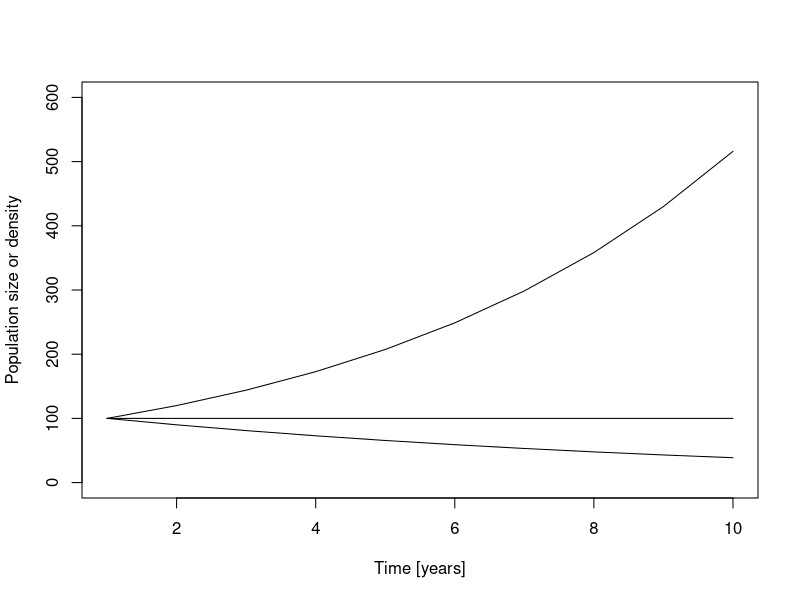
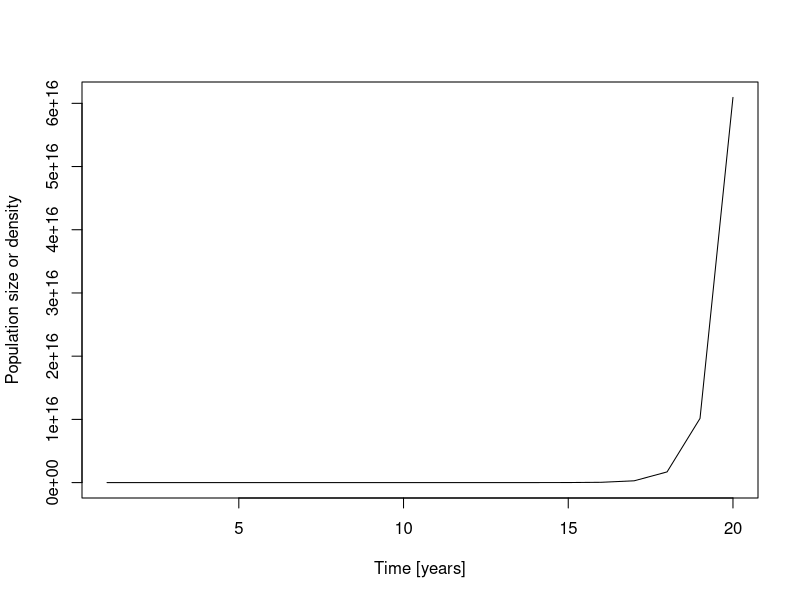

Source code (R) for these figures, in order: (Note: this script raises an error after producing the figures.)
library(sp)
install.packages('tidyverse')
library(tidyverse)
library(cowplot)

##---------------------------------------------------------------------------------------------------------------------------------------------------
# Process-based model I: geometric population growth
# simulate population growth and plot for three cases:
# 1) b > d
# 2) b == d
# 3) b < d

# initial population size
N0 = 100
# per-capita birth rate
b = 1.2
# per-capita mortality (e.g., annual plant)
d = 1
# initialise vector to store population size each year, and assign initial population size as first value
N <- NULL
N[1] <- N0

# simulate population growth for 10 year
for(t in 1:9) {
  N[t+1] = N[t] + (b-d) * N[t]
}

# b > d results
N_growing <- N
rm(N)

# b == d results
b = 1; d = 1
N <- NULL
N[1] <- N0

# simulate population growth for 10 year
for(t in 1:9) {
  N[t+1] = N[t] + (b-d) * N[t]
}
N_static <-  N
rm(N)

# b < d results
b = 0.9; d = 1
N <- NULL
N[1] <- N0

# simulate population growth for 10 year
for(t in 1:9) {
  N[t+1] = N[t] + (b-d) * N[t]
}
N_shrinking <-  N
rm(N)

N_growing
N_static
N_shrinking

# plot results
plot(x = 1:length(N_growing), y = N_growing, type = 'l',
     ylim = c(0, 600),
     xlab = 'Time [years]',
     ylab = 'Population size or density')
lines(1:length(N_static), N_static, type = 'l')
lines(1:length(N_shrinking), N_shrinking, type = 'l')

# reformulate geometric growth model with one parameter
# r = b - d

r = 5
N <- c()
N[1] <- N0

for(i in 1:19){
  N[i+1] = N[i] + r * N[i]
}

plot(x = 1:length(N), 
     y = N, type = 'l',
     xlab = 'Time [years]',
     ylab = 'Population size or density')

##---------------------------------------------------------------------------------------------------------------------------------------------------
# Stochasticity: extending models to include structured randomness.
# - Dennis et al 1995 Ecological Monographs; Hilborn & Mangel 1997 The Ecological Detective

# Demographic and environmental stochasticity are most commonly discussed forms of stochasticity in Ecology
# other types: catastrophes (e.g., Lande 1993 Am Nat); measurement or observation error (e.g., Denis et al 1991 Ecol Monographs;
# Knape & de Valpine 2011 Ecol Lett);  process error (e.g., Denis et al 1991 Ecol Monographs; Thibaut & Connolly 2020 Ecology)

# Demographic stochasticity describes realised variability in demographic processes such as births, deaths and migration due
# to their probabilistic nature (see also Clark 2009 TREE for argument that stochastic forces exist only in models; e.g., "...processes perceived
# as stochastic at one level of abstraction have explanations at another.").

# Environmental stochasticity describes variablity in extrinsic environmental conditions (e.g., due to variation in temperature,
# precipitation, wind, etc)

# Extend geometric population model to include demographic stochasticity

# We have to decide how to change our model to include stochasticity. For example, we could assume that the parameter values of both the birth
# and death processes in the geometric growth model as random draws from probability distributions.
# Here, we'll instead use the approach taken in the metacommunity model
# that we will study later today (see also Adler & Drake 2008 Am Nat, Shoemaker et al. 2020 Ecology).

# We assume N[t+1] ~ Pois(lambda = N[t] + (b-d)*N[t]),
# N[t+1], the population size next year, is a random draw from a
# Poisson distribution with lambda (i.e., the one and only parameter of the Poisson distribution)
# equal to the expected population size under our model of geometric growth.

# visual inspection of poisson distribution
?rpois()

rpois(n = 1000,
      lambda = 10)
plot(density(rpois(n = 1000,
                   lambda = 10)))
par(mfrow=c(1,2))
hist(rpois(n = 1000,
                   lambda = 10))
hist(rpois(n = 1000,
           lambda = 100))

plot(density(rpois(n = 1000,
                   lambda = 10)))
lines(density(rpois(n = 1000,
                   lambda = 100)))

# define per-capita birth rate
b = 1.2
# and per-capita mortality
d = 1

# initialise vector to store population size
N <- NULL
N[1] <- N0

# simulate population growth for 10 years
for(t in 1:9) {
  
  N[t+1] = rpois(n = 1,
                 lambda = N[t] + (b-d) * N[t])
}

plot(1:length(N_growing), N_growing, type = 'l',
     ylim = c(0, 600),
     xlab = 'Time [years]',
     ylab = 'Population size or density')
lines(1:length(N), N,
      col = 'grey')

# do multiple simulations to visualise variability more clearly
nsims = 20
nyears = 9
N_matrix = matrix(data = NA,
                  nrow = nsims,
                  ncol = nyears + 1,
                  byrow = TRUE)
# initial population
N_matrix[,1] = N0

for(sim in 1:nsims){
  # print counter to screen
  print(paste('simulation ', sim, 'of ', nsims))
  for(t in 1:nyears){
    N_matrix[sim, t+1] = rpois(n = 1,
                               lambda = N_matrix[sim, t] + (b-d) * N_matrix[sim, t])
  }
}

# plot
matplot(t(N_matrix), type = 'l')
lines(1:length(N_growing), N_growing, lwd = 3)

## Environmental stochasiticity

# To include environmental stochasticity in our model of geometric population growth, we include an extra
# term, specifically,
# N[t+1] = N[t] + (b - d)*N[t] + sigma[t] * N[t],


# sigma[t] is a time series of environmental variation (e.g., temperature), and follows
# sigma[t+1] = a*sigma[t] + c*phi[t],
# where c scales the magnitude of the environmental variation phi[t] ~ N(0,1).

# set c = (1 - a^2)^0.5, which means var(sigma) is equal for all values of a.
# a controls autocorrelation:
# 0 < a < 1 environmental fluctuations are positively correlated,
# -1 < a < 0 environmental fluctuations are negatively correlated,
# a = 0, environmental fluctuations are uncorrelated.

phi = rnorm(nyears, mean = 0, sd = 1)
a = 0 # can to control autocorrelation of environmental fluctuations
c = (1 - a^2)^0.5
# initial vector to store environmental fluctuations
sigma <- NULL
sigma[1] = 0
# loop to create environmental fluctuations
for(t in 1:nyears){
  sigma[t+1] = a * sigma[t] + c*phi[t]
}

# visual inspection of environmental variation
plot(1:(nyears+1), sigma,
     xlab = 'Time [years]',
     ylab = 'Environmental condition\n(deviation from mean)',
     type = 'b')
abline(c(0,0), lty = 2)

# create plot with positive, negative and no autocorrelation
uncorrelated_sigma = sigma;
rm(sigma)

# positive autocorrelation
a = 1
sigma <- NULL
sigma[1] = 0
# loop to create environmental fluctuations
for(t in 1:nyears){
  sigma[t+1] = a * sigma[t] + c*phi[t]
}
pos_corr_sigma = sigma
rm(sigma)

# negative autocorrelation
a = -0.8
sigma <- NULL
sigma[1] = 0
# loop to create environmental fluctuations
for(t in 1:nyears){
  sigma[t+1] = a * sigma[t] + c*phi[t]
}
neg_corr_sigma = sigma
rm(sigma)

# plot
plot(1:(nyears+1), uncorrelated_sigma,
     xlab = 'Time [years]',
     ylab = 'Environmental condition\n(deviation from mean)',
     type = 'b',
     ylim = c(min(c(uncorrelated_sigma, pos_corr_sigma, neg_corr_sigma)) - 0.1,
              max(c(uncorrelated_sigma, pos_corr_sigma, neg_corr_sigma)) + 0.1))
lines(1:(nyears+1), pos_corr_sigma, col = 2, lty = 2)
lines(1:(nyears+1), neg_corr_sigma, col = 3, lty = 3)
abline(c(0,0), lty = 2)


# Exercises:
# 1) Extend model to include demographic and environmental stochasticity (see Shoemaker et al. 2020 Ecology).

# 2) How would you measure the impact of including stochasticity in a model of geometric growth using simulations?
# Hint: it can be done using linear (statistical) models; see e.g., Blowes & Connolly 2012 Ecological Applications.
# Use simulations and linear models to quantify the impact of including different combinations of demographic and environmental stochasticity.

# 3) Reformulate geometric population growth model to include stochastic variation in births and deaths as separate processes.


##---------------------------------------------------------------------------------------------------------------------------------------------------
## Metacommunity dynamics

# But first, metapopulation dynamics

# Simulate landscape of discrete patches
# Number of sites/patches (P)
P <- 20

# # Random distribution of sites
# x <- runif(P,0,10)
# y <- runif(P,0,10)
# plot(x,y,cex=3)

# Number of sites/patches (P)
P <- 20

grid.side <- 10 # cells each side
xy <- expand.grid(0:(grid.side-1), 0:(grid.side-1))
names(xy) <- c("x","y")
gridded(xy) <- ~x+y

coords0 <- coordinates(xy)

# Other spatial structures
xy <- spsample(SpatialPoints(coords0), P, "regular") # regular, clustered, random
coords <- coordinates(xy)
plot(coords,cex=3)
text(coords[,1],coords[,2],1:P)

# Calculate distances from each patch to every other patch
dists <- as.matrix(dist(coords))

# Population growth rate (density independent)
r <- 0.02

# define the per-capita probabilty of dispersal (i.e., probability of an individual emigrating)
a <- 0.02

# Assume that successfully arriving in another patch (having emigrated) declines exponentially with increasing distance
# Define the rate of exponential distance decay
d <- 0.1
# visual inspection of exponential distance decay in dispersal
plot(x = 1:P,
     y = exp(-d*(1:P)),
     ylim=c(0,1),
     col = 1,
     type = 'b')

lines(x = 1:P,
      y = exp(-(d*2)*(1:P)), # change the d value to see how function shape changes
      ylim=c(0,1),
      col = 2,
      type = 'b')



# calculate dispersal from and to each patch
disp_mat <- exp(-d * dists)
diag(disp_mat) <- 0 # all emigrants are assumed to have left their home patch

# convert to probability of immigrating to each patch from every other patch,
# this ensures that all emigrants arrive in a patch
disp_mat <- apply(disp_mat, 1, function(x) x / sum(x))

# check that we have a probability (should sum to one)
colSums(disp_mat)

# visualise
landscape <- ggplot(as_tibble(coords) %>%
                      rename(x = x1,
                             y = x2) %>%
                      mutate(patch = 1:nrow(coords))) +
  geom_label(aes(x = x, y = y, label = patch)) +
  coord_fixed() +
  theme_bw() +
  theme()

connectivity <- as_tibble(disp_mat) %>%
  mutate(to.patch = rownames(disp_mat)) %>%
  gather(key = from.patch, value = dispersal, -to.patch) %>%
  mutate(from.patch = as.numeric(as.character(from.patch)),
         to.patch = as.numeric(as.character(to.patch))) %>%
  ggplot(aes(x = from.patch, y = to.patch, fill = dispersal)) +
  geom_tile() +
  labs(x = 'From patch',
       y = 'To patch') +
  scale_fill_viridis_c() +
  coord_fixed() +
  theme_bw()

plot_grid(landscape,
          connectivity)


# Simulate dynamics
#==================

# Distribute it on the landscape: initialise model
# 100 individuals in one site

# Set initial abundance
N <- rep(0,P)
N[sample(1:P,1)] <- 100
plot(coords,cex=3)
points(coords,cex=3,pch=16,col=grey(1-N/max(N)))


# Run model one time step (individuals on the move)

# Calculate number of new individuals (r * N)
rN <- round(r * N)

# update population size
N <- N + rN

# Calculate number of emmigrants ()
E <- round(a * N)

# stochastic alternative
# E <- 
rbinom(length(N), size = N, prob = a)

# create immigration vector (to store number of immigrants)
I <- numeric(length = P)

# Calculate immigration
# loop through patches (for each patch, simulate dispersal)
for(p in 1:P){
  
  if(E[p]>0) {
    
    # sample the sites that receive immigrants from site i based on the dispersal kernel
    # this also adds stochasticity to the model
    dest <- sample(x = 1:P, size = E[p], replace=TRUE, prob=disp_mat[p,])
    # Count the number of immigrants in each site
    Ii <- table(dest)
    # store the number of immigrants in each site
    I[sort(unique(dest))] <- I[sort(unique(dest))] + Ii
  }
}
# Calculate the abundance after dispersal
N <- N - E + I
N[N<0] <- 0

# repeat a few times to see redistribution the landscape
# plot abundance in each site (grey scale)
plot(coords,cex=3)
points(coords,cex=3,pch=16,col=grey(1-N/max(N)))


# Run the model for 100 time steps
tmax = 100
N <- matrix(nrow = tmax, ncol = P)
# initial population 100 in each patch
N[1,] <- 100

#
for(t in 2:tmax){
  print(paste(t, ' of ', tmax))
  rN <- round(r * N[t-1,])
  # what about stochastic population growth?
  # rN <- round(rnorm(1, 0, 0.2) * N[t-1,])
  N[t, ] <- N[t-1] + rN
  E <- rbinom(n = ncol(N), size = N[t, ], prob = a)
  I <- numeric(P)
  for(p in 1:P){
    if(E[p]>0) {
      dest <- sample(1:P,E[p],replace = TRUE,prob=disp_mat[p,])
      Ip <- table(dest)
      I[sort(unique(dest))] <- I[sort(unique(dest))] + Ip
    }
  }
  N[t, ] <- N[t, ] - E + I
  N[N<0] <- 0
}

matplot(N, type = 'l')


#---extension to include the niche in density-independent growth rate

# assume niche is Gaussian
# Gaussian distribution has two parameters: mean (or optima, z), and sd (or breadth)

# maximum density independent growth rate
rmax = 5
# niche optima
z = 0.5
# niche breath
breadth <- 0.01
plot(x = seq(0,1,0.01),
     y = exp(-((z - seq(0,1,0.01))/(2 * breadth))^2) * rmax,
     ylim=c(0,5),
     type = 'b',
     xlab = 'Environment',
     ylab = 'Density independent growth rate (r)')

# with the function from the Thompson model
S = 10 # number of species
env_traits(species = S,
           max_r = 5,                         # max growth rate
           min_env = 0, max_env = 1,          # range of environment
           env_niche_breadth = 0.05,       # niche breadth
           optima_spacing = 'even')           # spacing of z_i (optima)


##--------simulate metacommumity dynamics with the Thompson model
# Number of patches
P = 20
# Number of species
S = 20

# set up landscape for experiment (want the same landscape for both treatments)
meta_landscape <- landscape_generate(patches = M)

# dispersal matrix
# set rate of distance decay
d = 0.1
disp_mat <- dispersal_matrix(landscape = disp_experiment,
                             torus = TRUE,
                             kernel_exp = d,
                             plot = TRUE)

# generate the time series of the environmental conditions for each patch (same for each treatment)
# Project idea: How does temporal environmental autocorrelation impact population, community or metacommunity dynamics / patterns?
env_conditions <- env_generate(landscape = disp_experiment,
                               env1Scale = 1, # temporal autocorrelation in the environment (here the environment is temporally uncorrelated)
                               timesteps = 1000)

# density independent component of model
densInd_niche <- env_traits(species = S,
                            max_r = 5,                         # max growth rate
                            min_env = 0, max_env = 1,          # range of environment
                            env_niche_breadth = 0.25,       # niche breadth
                            optima_spacing = 'even')           # spacing of z_i (optima)

# species interaction matrix:
# Project idea: examine the impact of alternate competition scenarios
# e.g., create  matrices for other dynamics in the paper (mixed, competitive dominance, destabilising competition)
equal_interaction_mat <- species_int_mat(species = S,
                                         intra = 1,
                                         min_inter = 1,
                                         max_inter = 1)

stabilising_interaction_mat <- species_int_mat(species = S,
                                               intra = 1,
                                               min_inter = 0,
                                               max_inter = 0.8)

# use simulateMC() function to simulate dynamics
sim_equal_comp <- simulate_MC(patches=P, species=S,
                              landscape = meta_landscape,
                              disp_mat = disp_mat,
                              env.df = env_conditions,
                              max_r = densInd_niche$max_r,
                              env_niche_breadth = densInd_niche$env_niche_breadth,
                              env_optima = densInd_niche$optima,
                              int_mat = equal_interaction_mat,
                              initialization=100, burn_in=300, timesteps=600)

sim_stabil_comp <- simulate_MC(patches=P, species=S,
                               landscape = meta_landscape,
                               disp_mat = disp_mat,
                               env.df = env_conditions,
                               max_r = densInd_niche$max_r,
                               env_niche_breadth = densInd_niche$env_niche_breadth,
                               env_optima = densInd_niche$optima,
                               int_mat = stabilising_interaction_mat,
                               initialization=100, burn_in=300, timesteps=600)

# extract data
sim_equalC_dat <- sim_equal_comp$dynamics.df %>%
  as_tibble() %>%
  # reduce to last 100 time steps
  filter(time > 499 & time < 601)


sim_stabilC_dat <- sim_stabil_comp$dynamics.df %>%
  as_tibble() %>%
  # reduce to last 100 time steps
  filter(time > 499 & time < 601)

# visual inspection

# environmental conditions:
ggplot() +
  geom_line(data = sim_equalC_dat,
            aes(x = time, y = env, colour = env,
                group = patch)) +
  scale_colour_viridis_c()

# patch level population dynamics: equal comp
ggplot() +
  facet_wrap(~patch) +
  geom_line(data = sim_equalC_dat,
            aes(x = time, y = N, colour = optima,
                group = interaction(species, patch))) +
  scale_colour_viridis_c()

ggplot() +
  facet_wrap(~patch) +
  geom_line(data = sim_stabilC_dat,
            aes(x = time, y = N, colour = optima,
                group = interaction(species, patch))) +
  scale_colour_viridis_c()

# Exercises:
# Simulate dynamics according to the classic metacommunity paradigms (Fig 2 in paper) and plot
